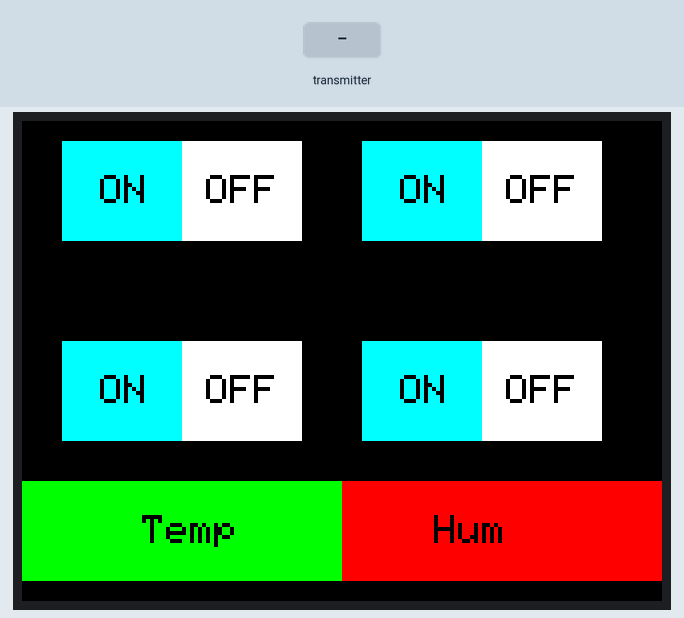
Recording of a sketch running on a simulated ESP32. On the bench: 320×240 colour display. The inputs (shaded band) are chosen by the test bench. What the sketch prints to the serial monitor is not drawn.

Above: at 1.4 s.
1.5 s: the transmitter starts sending temp = 0
At 2.7 s:
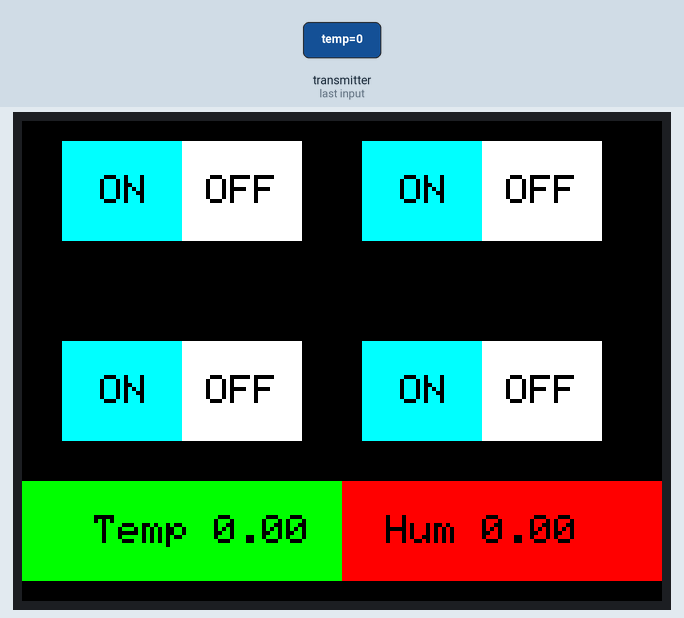
7.5 s: the transmitter starts sending hum = 50
At 7.8 s:
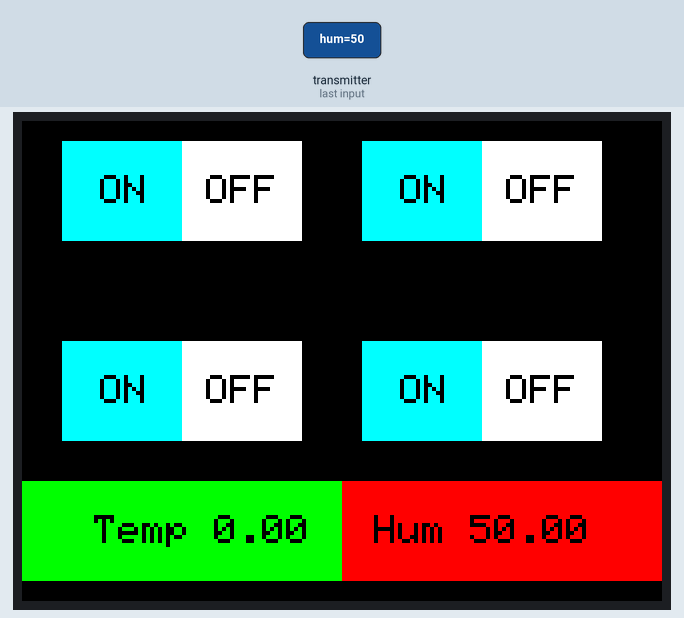
Timing chart, 0 to 10.5 s (numbered marks = the images above; inputs shaded):
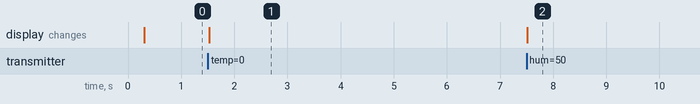

Measured:
- after the input at 1.5 s, the display: changes at once (image 1)
- after the input at 7.5 s, the display: changes at once (image 2)

The sketch:

ESP32_touchScreen.ino
```cpp
#include <esp_now.h>
#include <WiFi.h>
#include "xbm.h"
#include <TFT_eSPI.h> // Hardware-specific library

TFT_eSPI tft = TFT_eSPI();       // Invoke custom library

// REPLACE WITH THE MAC Address of your receiver
uint8_t broadcastAddress[] = {0x80, 0x7D, 0x3A, 0x6E, 0x8D, 0x23};


uint16_t calData[5] = { 520, 3372, 831, 2476, 7 }; // callibration point for touch screen


// Switch position and size
#define FRAME_X 20
#define FRAME_Y 10
#define FRAME_W 120
#define FRAME_H 50

// Red zone size
#define REDBUTTON_X FRAME_X
#define REDBUTTON_Y FRAME_Y
#define REDBUTTON_W (FRAME_W/2)
#define REDBUTTON_H FRAME_H

// Green zone size
#define GREENBUTTON_X (REDBUTTON_X + REDBUTTON_W)
#define GREENBUTTON_Y FRAME_Y
#define GREENBUTTON_W (FRAME_W/2)
#define GREENBUTTON_H FRAME_H

#define X_Button_Margin 150
#define Y_Button_Margin 100


// Define variables to store BME280 readings to be sent
float temperature = 11;
float humidity = 12;
float pressure = 13;

// Define variables to store incoming readings
float incomingTemp;
float incomingHum;
float incomingPres;

String TEMP_DATA;
String HUM_DATA;

// Variable to store if sending data was successful
String success;

//Structure example to send data
//Must match the receiver structure
typedef struct struct_message {
  float temp;
  float hum;
  bool sw1;
  bool sw2;
  bool sw3;
  bool sw4;
} struct_message;

// Create a struct_message called switch_reading to hold sensor readings
struct_message switch_reading;

// Create a struct_message to hold incoming sensor readings
struct_message incomingReadings;

// Callback when data is sent
void OnDataSent(const uint8_t *mac_addr, esp_now_send_status_t status) {
  Serial.print("\r\nLast Packet Send Status:\t");
  Serial.println(status == ESP_NOW_SEND_SUCCESS ? "Delivery Success" : "Delivery Fail");
  if (status == 0) {
    success = "Delivery Success :)";
  }
  else {
    success = "Delivery Fail :(";
  }
}

// Callback when data is received
void OnDataRecv(const uint8_t * mac, const uint8_t *incomingData, int len)
{
  memcpy(&incomingReadings, incomingData, sizeof(incomingReadings));
  Serial.print("Bytes received: ");
  Serial.println(len);


  TEMP_DATA = (String)incomingReadings.temp;
  HUM_DATA = (String)incomingReadings.hum;

  Serial.println(TEMP_DATA);
  Serial.println(HUM_DATA);
}

void setup()
{
  // Init Serial Monitor
  Serial.begin(115200);
  Serial.println("Code start");

  // Set device as a Wi-Fi Station
  WiFi.mode(WIFI_STA);

  // Init ESP-NOW
  if (esp_now_init() != ESP_OK) {
    Serial.println("Error initializing ESP-NOW");
    return;
  }

  // Once ESPNow is successfully Init, we will register for Send CB to
  // get the status of Trasnmitted packet
  esp_now_register_send_cb(OnDataSent);

  // Register peer
  esp_now_peer_info_t peerInfo;
  memset(&peerInfo, 0, sizeof(peerInfo));
  for (int ii = 0; ii < 6; ++ii )
  {
    peerInfo.peer_addr[ii] = (uint8_t) broadcastAddress[ii];
  }
  peerInfo.channel = 0;
  peerInfo.encrypt = false;

  // Add peer
  if (esp_now_add_peer(&peerInfo) != ESP_OK) {
    Serial.println("Failed to add peer");
    return;
  }
  // Register for a callback function that will be called when data is received
  esp_now_register_recv_cb(OnDataRecv);


  tft.init();

  tft.setRotation(3);

  // clear screen
  tft.fillScreen(TFT_BLACK);

  buttons(); // print buttons on screen
}

void loop() {

  uint16_t x, y;

  // See if there's any touch data for us
  if (tft.getTouch(&x, &y))
  {
    int Touch_Y_Cor = map(y, 50, 150, 0, 240);

    Serial.print("x - "); Serial.println(x);
    Serial.println("y - "); Serial.println(y);


    if ((x > REDBUTTON_X + X_Button_Margin) && (x < (REDBUTTON_X + REDBUTTON_W + X_Button_Margin ) )) {
      if ((Touch_Y_Cor > REDBUTTON_Y) && (Touch_Y_Cor <= (REDBUTTON_Y + REDBUTTON_H))) {
        Serial.println("Switch 1 OFF");
        switch_reading.sw1 = 0;
        // Send message via ESP-NOW
        esp_err_t result = esp_now_send(broadcastAddress, (uint8_t *) &switch_reading, sizeof(switch_reading));
      }
    }

    if ((x > REDBUTTON_X) && (x < (REDBUTTON_X + REDBUTTON_W))) {
      if ((Touch_Y_Cor > REDBUTTON_Y) && (Touch_Y_Cor <= (REDBUTTON_Y + REDBUTTON_H))) {
        Serial.println("Switch 2 OFF");
        switch_reading.sw2 = 0;
        // Send message via ESP-NOW
        esp_err_t result = esp_now_send(broadcastAddress, (uint8_t *) &switch_reading, sizeof(switch_reading));
      }
    }

    if ((x > REDBUTTON_X + X_Button_Margin) && (x < (REDBUTTON_X + REDBUTTON_W + X_Button_Margin ) )) {
      if ((Touch_Y_Cor > REDBUTTON_Y + Y_Button_Margin ) && (Touch_Y_Cor <= ((REDBUTTON_Y + Y_Button_Margin) + REDBUTTON_H))) {
        Serial.println("Switch 3 OFF");
        switch_reading.sw3 = 0;
        // Send message via ESP-NOW
        esp_err_t result = esp_now_send(broadcastAddress, (uint8_t *) &switch_reading, sizeof(switch_reading));
      }
    }

    if ((x > REDBUTTON_X) && (x < (REDBUTTON_X + REDBUTTON_W))) {
      if ((Touch_Y_Cor > REDBUTTON_Y + Y_Button_Margin ) && (Touch_Y_Cor <= (REDBUTTON_Y + REDBUTTON_H + Y_Button_Margin))) {
        Serial.println("Switch 4 OFF");
        switch_reading.sw4 = 0;
        // Send message via ESP-NOW
        esp_err_t result = esp_now_send(broadcastAddress, (uint8_t *) &switch_reading, sizeof(switch_reading));
      }
    }

    {
      if ((x > GREENBUTTON_X + X_Button_Margin ) && (x < (GREENBUTTON_X + GREENBUTTON_W + X_Button_Margin ))) {
        if ((Touch_Y_Cor > GREENBUTTON_Y) && (Touch_Y_Cor <= (REDBUTTON_Y + GREENBUTTON_H))) {
          Serial.println("Switch 1 ON");
          switch_reading.sw1 = 1;
          // Send message via ESP-NOW
          esp_err_t result = esp_now_send(broadcastAddress, (uint8_t *) &switch_reading, sizeof(switch_reading));

        }
      }

      if ((x > GREENBUTTON_X) && (x < (GREENBUTTON_X + GREENBUTTON_W))) {
        if ((Touch_Y_Cor > GREENBUTTON_Y) && (Touch_Y_Cor <= (REDBUTTON_Y + GREENBUTTON_H))) {
          Serial.println("Switch 2 ON");
          switch_reading.sw2 = 1;
          // Send message via ESP-NOW
          esp_err_t result = esp_now_send(broadcastAddress, (uint8_t *) &switch_reading, sizeof(switch_reading));

        }
      }

      if ((x > GREENBUTTON_X + X_Button_Margin ) && (x < (GREENBUTTON_X + GREENBUTTON_W + X_Button_Margin ))) {
        if ((Touch_Y_Cor > GREENBUTTON_Y + Y_Button_Margin) && (Touch_Y_Cor <= (REDBUTTON_Y + GREENBUTTON_H + Y_Button_Margin))) {
          Serial.println("Switch 3 ON");
          switch_reading.sw3 = 1;
          // Send message via ESP-NOW
          esp_err_t result = esp_now_send(broadcastAddress, (uint8_t *) &switch_reading, sizeof(switch_reading));

        }
      }
      if ((x > GREENBUTTON_X) && (x < (GREENBUTTON_X + GREENBUTTON_W))) {
        if ((Touch_Y_Cor > GREENBUTTON_Y + Y_Button_Margin) && (Touch_Y_Cor <= (REDBUTTON_Y + GREENBUTTON_H + Y_Button_Margin))) {
          Serial.println("Switch 4 ON");
          switch_reading.sw4 = 1;
          // Send message via ESP-NOW
          esp_err_t result = esp_now_send(broadcastAddress, (uint8_t *) &switch_reading, sizeof(switch_reading));

        }
      }
    }

  }
  else
  {
    print_data_on_screen();
  }
}


void buttons()
{
  tft.fillRect(REDBUTTON_X, REDBUTTON_Y, REDBUTTON_W, REDBUTTON_H, TFT_CYAN);
  tft.fillRect(GREENBUTTON_X, GREENBUTTON_Y, GREENBUTTON_W, GREENBUTTON_H, TFT_WHITE);

  tft.setTextColor(TFT_BLACK);
  tft.setTextSize(2);
  tft.setTextDatum(MC_DATUM);
  tft.drawString("OFF", GREENBUTTON_X + (GREENBUTTON_W / 2), GREENBUTTON_Y + (GREENBUTTON_H / 2));
  tft.drawString("ON", (REDBUTTON_X) + (REDBUTTON_W / 2) + 1, REDBUTTON_Y + (REDBUTTON_H / 2));

  tft.fillRect((REDBUTTON_X + X_Button_Margin ), REDBUTTON_Y, REDBUTTON_W, REDBUTTON_H, TFT_CYAN);
  tft.fillRect((GREENBUTTON_X + X_Button_Margin), GREENBUTTON_Y, GREENBUTTON_W, GREENBUTTON_H, TFT_WHITE);
  tft.setTextColor(TFT_BLACK);

  tft.setTextSize(2);
  tft.setTextDatum(MC_DATUM);
  tft.drawString("OFF", (GREENBUTTON_X + X_Button_Margin) + (GREENBUTTON_W / 2), GREENBUTTON_Y + (GREENBUTTON_H / 2));
  tft.drawString("ON", (REDBUTTON_X + X_Button_Margin) + (REDBUTTON_W / 2) + 1, REDBUTTON_Y + (REDBUTTON_H / 2));

  tft.fillRect(REDBUTTON_X, (REDBUTTON_Y + Y_Button_Margin) , REDBUTTON_W, REDBUTTON_H, TFT_CYAN);
  tft.fillRect(GREENBUTTON_X, (GREENBUTTON_Y + Y_Button_Margin) , GREENBUTTON_W, GREENBUTTON_H, TFT_WHITE);
  tft.setTextColor(TFT_BLACK);

  tft.setTextSize(2);
  tft.setTextDatum(MC_DATUM);
  tft.drawString("OFF", GREENBUTTON_X + (GREENBUTTON_W / 2), ( GREENBUTTON_Y + Y_Button_Margin) + (GREENBUTTON_H / 2));
  tft.drawString("ON", (REDBUTTON_X) + (REDBUTTON_W / 2) + 1, (REDBUTTON_Y + Y_Button_Margin) + (REDBUTTON_H / 2));


  tft.fillRect((REDBUTTON_X + X_Button_Margin ), (REDBUTTON_Y + Y_Button_Margin), REDBUTTON_W, REDBUTTON_H, TFT_CYAN);
  tft.fillRect((GREENBUTTON_X + X_Button_Margin), (GREENBUTTON_Y + Y_Button_Margin), GREENBUTTON_W, GREENBUTTON_H, TFT_WHITE);
  tft.setTextColor(TFT_BLACK);

  tft.setTextSize(2);
  tft.setTextDatum(MC_DATUM);
  tft.drawString("OFF", (GREENBUTTON_X + X_Button_Margin) + (GREENBUTTON_W / 2), (GREENBUTTON_Y + Y_Button_Margin) + (GREENBUTTON_H / 2));
  tft.drawString("ON", (REDBUTTON_X + X_Button_Margin) + (REDBUTTON_W / 2) + 1, (REDBUTTON_Y + Y_Button_Margin) + (REDBUTTON_H / 2));


  tft.fillRect(0, (REDBUTTON_Y + Y_Button_Margin + 70), 160, REDBUTTON_H, TFT_GREEN);
  tft.fillRect(160, (GREENBUTTON_Y + Y_Button_Margin + 70), 160, GREENBUTTON_H, TFT_RED);
  tft.setTextColor(TFT_BLACK);

}

void print_data_on_screen()
{
  tft.fillRect(0, (REDBUTTON_Y + Y_Button_Margin + 70), 160, REDBUTTON_H, TFT_GREEN);
  tft.fillRect(160, (GREENBUTTON_Y + Y_Button_Margin + 70), 160, GREENBUTTON_H, TFT_RED);
  tft.setTextColor(TFT_BLACK);

  tft.setTextSize(2);
  tft.setTextDatum(MC_DATUM);
  tft.drawString("Temp " + TEMP_DATA, 90, (REDBUTTON_Y + Y_Button_Margin + 70) + (REDBUTTON_H / 2));
  tft.drawString("Hum " +  HUM_DATA, 230, (GREENBUTTON_Y + Y_Button_Margin + 70 ) + (GREENBUTTON_H / 2));
}
```

Source omitted: xbm.h (data table, 60878 bytes)
